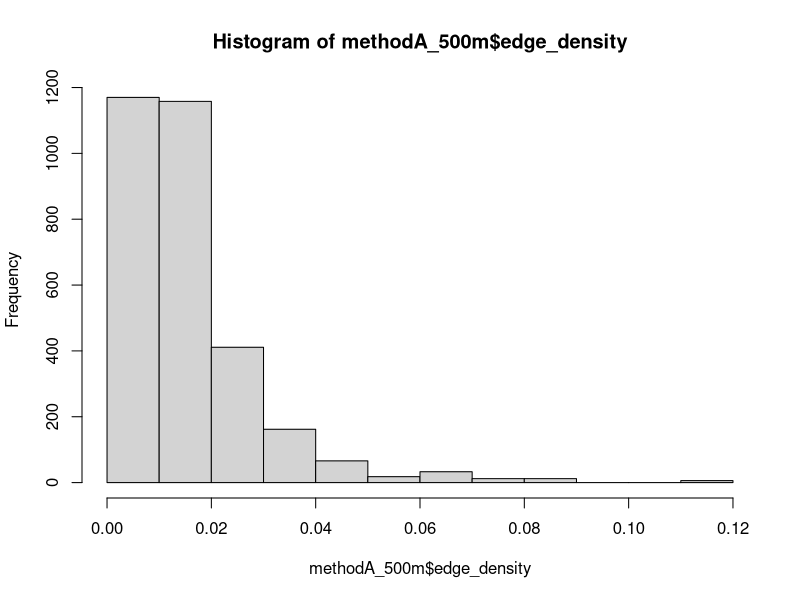

This figure's R source: (Note: this script raises an error after producing the figure.)
# Data preparation 
library(tidyr)
library(dplyr)
library(lubridate)
getwd()


# Load datasets (update file paths as needed)
visit_matrix <- read.csv("1_Data/2yearvisitmatrix.csv")
visits_for_det_covs <- read.csv("1_Data/visitsfordetcovs.csv")

# 500m scale ----------------------------------------------------------------------
habitat_metricsA500 <- read.csv("1_Data/500m/habitat_metrics_hyp1.csv")
habitat_metricsB500 <- read.csv("1_Data/500m/habitat_metrics_hyp2.csv")
habitat_metricsC500 <- read.csv("1_Data/500m/habitat_metrics_hyp3.csv")


# Step 1: Reshape detection history to long format
visit_matrix_long <- visit_matrix %>%
  pivot_longer(cols = starts_with("X"),  # Select columns starting with "X"
               names_to = "visit", 
               values_to = "occupancy") %>%
  mutate(
    year_id = as.numeric(substr(visit, 2, 2)),  # Extract year (1 or 2) from column name
    visit_num = as.numeric(substr(visit, 4, 4))  # Extract visit number (1, 2, or 3)
  ) %>%
  select(gisid, occupancy, year_id, visit_num)  # Keep necessary columns

# Step 2: Merge with detection covariates
visit_with_covs <- visit_matrix_long %>%
  inner_join(
    visits_for_det_covs %>%
      select(gisid, offset, year, surveyid, year_id, visit_num, duration, Easting, Northing, date_time), 
    by = c("gisid", "year_id", "visit_num")
  )
head(visit_with_covs)
str(visit_with_covs)

# Step 3: Duplicate habitat metrics for each visit within the corresponding year 
# so we can create visit specific habitat metrics for the long dataframe that icnludes entire det history
# First, create a mapping between surveyid and gisid using the visit dataframe
site_mapping <- visit_with_covs %>%
  select(surveyid, gisid, year) %>%
  distinct()

# Join this mapping to the habitat metrics to add gisid
habitat_with_sites <- habitat_metricsA500 %>%
  left_join(site_mapping, by = c("surveyid", "survey_yea" = "year"))

# Now create a version of habitat metrics without the surveyid
# This prevents duplicate surveyid values in the final join
habitat_for_join <- habitat_with_sites %>%
  select(-surveyid) %>%
  distinct()

# Finally, join the visit data with habitat metrics using gisid and year
methodA_500m <- visit_with_covs %>%
  left_join(habitat_for_join, by = c("gisid", "year")) %>% 
  select(c(-mean_patch_index)) # remove these covariates because they are riddled with NAs

# Step 4: Remove rows with missing values
methodA_500m <- na.omit(methodA_500m)

# Step 5: Check final dataset structure
print(head(methodA_500m))
print(dim(methodA_500m))
str(methodA_500m)
hist(methodA_500m$edge_density)
# Remove the outlier
methodA_500m <- methodA_500m %>% 
  filter(edge_density < 0.1)

# Function to check if standardization is needed
check_scale <- function(x) {
  mean_val <- mean(x, na.rm = TRUE)
  sd_val <- sd(x, na.rm = TRUE)
  if(abs(mean_val) > 1 || sd_val > 1) return(TRUE)
  return(FALSE)
}

# Prepare data
methodA_500m <- methodA_500m %>%
  mutate(
    # Convert datetime
    date_time = as.POSIXct(date_time, format = "%Y-%m-%d %H:%M"),
    
    # Factorize categorical variables
    survey_year = factor(survey_yea),
    duration = factor(duration),
    
    # Create temporal variables
    julian_date = as.numeric(yday(date_time)),
    time_of_day = as.numeric(hour(date_time) + minute(date_time)/60),
    
    # Standardize continuous landscape metrics
    # Using scale() with center and scale parameters for more control
    prop_habitat_std = scale(prop_habitat, center = TRUE, scale = TRUE)[,1],
    edge_density_std = scale(edge_density, center = TRUE, scale = TRUE)[,1],
    #nlsi_std = scale(nlsi, center = TRUE, scale = TRUE)[,1],
    #core_mn_std = scale(core_mn, center = TRUE, scale = TRUE)[,1],
    
    # Standardize temporal variables
    julian_date_std = scale(julian_date, center = TRUE, scale = TRUE)[,1],
    time_of_day_std = scale(time_of_day, center = TRUE, scale = TRUE)[,1],
    offset = offset
  )

# Check distributions and scaling
summary_stats <- methodA_500m %>%
  summarise(across(ends_with('_std'), 
                   list(mean = ~mean(., na.rm = TRUE),
                        sd = ~sd(., na.rm = TRUE))))

print(summary_stats)
range(methodA_500m$edge_density_std)
range(methodA_500m$prop_habitat_std)
# Check distributions 
hist(methodA_500m$duration)
hist(methodA_500m$julian_date)
hist(methodA_500m$time_of_day)
range(methodA_500m$julian_date) # ranges from 126 to 199 day of year
range(methodA_500m$time_of_day) # ranges from 3am to 10:30am, mainly between 4:30am and 8:30 am 

# Summary statistics for original variables
summary(methodA_500m$edge_density)



# Method B 
# Join this mapping to the habitat metrics to add gisid
habitat_with_sites <- habitat_metricsB500 %>%
  left_join(site_mapping, by = c("surveyid", "survey_yea" = "year"))

# Now create a version of habitat metrics without the surveyid
# This prevents duplicate surveyid values in the final join
habitat_for_join <- habitat_with_sites %>%
  select(-surveyid) %>%
  distinct()

# Finally, join the visit data with habitat metrics using gisid and year
methodB_500m <- visit_with_covs %>%
  left_join(habitat_for_join, by = c("gisid", "year")) %>% 
  select(c(-mean_patch_index)) # remove these covariates because they are riddled with NAs

# Step 4: Remove rows with missing values
methodB_500m <- na.omit(methodB_500m)

# Remove the outlier
methodB_500m <- methodB_500m %>% 
  filter(edge_density < 0.1)

# Step 5: Check final dataset structure
print(head(methodB_500m))
print(dim(methodB_500m))
str(methodB_500m)


# Prepare data
methodB_500m <- methodB_500m %>%
  mutate(
    # Convert datetime
    date_time = as.POSIXct(date_time, format = "%Y-%m-%d %H:%M"),
    
    # Factorize categorical variables
    survey_year = factor(survey_yea),
    duration = factor(duration),
    
    # Create temporal variables
    julian_date = as.numeric(yday(date_time)),
    time_of_day = as.numeric(hour(date_time) + minute(date_time)/60),
    
    # Standardize continuous landscape metrics
    # Using scale() with center and scale parameters for more control
    prop_habitat_std = scale(prop_habitat, center = TRUE, scale = TRUE)[,1],
    edge_density_std = scale(edge_density, center = TRUE, scale = TRUE)[,1],
    #nlsi_std = scale(nlsi, center = TRUE, scale = TRUE)[,1],
    #core_mn_std = scale(core_mn, center = TRUE, scale = TRUE)[,1],
    
    # Standardize temporal variables
    julian_date_std = scale(julian_date, center = TRUE, scale = TRUE)[,1],
    time_of_day_std = scale(time_of_day, center = TRUE, scale = TRUE)[,1],
    offset = offset
    # autocov = scale(autocov, center = TRUE, scale = TRUE)[,1]
  )

# Check distributions and scaling
summary_stats <- methodB_500m %>%
  summarise(across(ends_with('_std'), 
                   list(mean = ~mean(., na.rm = TRUE),
                        sd = ~sd(., na.rm = TRUE))))

print(summary_stats)



# Method C 
# Join this mapping to the habitat metrics to add gisid
habitat_with_sites <- habitat_metricsC500 %>%
  left_join(site_mapping, by = c("surveyid", "survey_yea" = "year"))

# Now create a version of habitat metrics without the surveyid
# This prevents duplicate surveyid values in the final join
habitat_for_join <- habitat_with_sites %>%
  select(-surveyid) %>%
  distinct()

# Finally, join the visit data with habitat metrics using gisid and year
methodC_500m <- visit_with_covs %>%
  left_join(habitat_for_join, by = c("gisid", "year")) %>% 
  select(c(-mean_patch_index)) # remove these covariates because they are riddled with NAs

# Step 4: Remove rows with missing values
methodC_500m <- na.omit(methodC_500m)

# Remove the outlier
methodC_500m <- methodC_500m %>% 
  filter(edge_density < 0.1)

# Step 5: Check final dataset structure
print(head(methodC_500m))
print(dim(methodC_500m))
str(methodC_500m)


# Prepare data
methodC_500m <- methodC_500m %>%
  mutate(
    # Convert datetime
    date_time = as.POSIXct(date_time, format = "%Y-%m-%d %H:%M"),
    
    # Factorize categorical variables
    survey_year = factor(survey_yea),
    duration = factor(duration),
    
    # Create temporal variables
    julian_date = as.numeric(yday(date_time)),
    time_of_day = as.numeric(hour(date_time) + minute(date_time)/60),
    
    # Standardize continuous landscape metrics
    # Using scale() with center and scale parameters for more control
    prop_habitat_std = scale(prop_habitat, center = TRUE, scale = TRUE)[,1],
    edge_density_std = scale(edge_density, center = TRUE, scale = TRUE)[,1],
    #nlsi_std = scale(nlsi, center = TRUE, scale = TRUE)[,1],
    #core_mn_std = scale(core_mn, center = TRUE, scale = TRUE)[,1],
    
    # Standardize temporal variables
    julian_date_std = scale(julian_date, center = TRUE, scale = TRUE)[,1],
    time_of_day_std = scale(time_of_day, center = TRUE, scale = TRUE)[,1],
    offset = offset
    # autocov = scale(autocov, center = TRUE, scale = TRUE)[,1]
  )

# Check distributions and scaling
summary_stats <- methodC_500m %>%
  summarise(across(ends_with('_std'), 
                   list(mean = ~mean(., na.rm = TRUE),
                        sd = ~sd(., na.rm = TRUE))))

print(summary_stats)

# save all those datasets
write.csv(methodA_500m, "1_Data/500m/methodA_glmmdata.csv")
write.csv(methodB_500m, "1_Data/500m/methodB_glmmdata.csv")
write.csv(methodC_500m, "1_Data/500m/methodC_glmmdata.csv")


# 150m scale -------------------------------------------------------------------
habitat_metricsA150 <- read.csv("1_Data/150m/habitat_metrics_hyp1.csv")
habitat_metricsB150 <- read.csv("1_Data/150m/habitat_metrics_hyp2.csv")
habitat_metricsC150 <- read.csv("1_Data/150m/habitat_metrics_hyp3.csv")

# Join this mapping to the habitat metrics to add gisid
habitat_with_sites <- habitat_metricsA150 %>%
  left_join(site_mapping, by = c("surveyid", "survey_yea" = "year"))

# Now create a version of habitat metrics without the surveyid
# This prevents duplicate surveyid values in the final join
habitat_for_join <- habitat_with_sites %>%
  select(-surveyid) %>%
  distinct()

# Finally, join the visit data with habitat metrics using gisid and year
methodA_150m <- visit_with_covs %>%
  left_join(habitat_for_join, by = c("gisid", "year")) %>% 
  select(c(-mean_patch_index)) # remove these covariates because they are riddled with NAs

# Step 4: Remove rows with missing values
methodA_150m <- na.omit(methodA_150m)

# Step 5: Check final dataset structure
print(head(methodA_150m))
print(dim(methodA_150m))

# Check distributions 
hist(methodA_150m$edge_density)
range(methodA_150m$edge_density)
summary(methodA_150m$edge_density)
# Remove the outliers if needed
methodA_150m <- methodA_150m %>% 
 filter(edge_density < 0.4)

# Prepare data
methodA_150m <- methodA_150m %>%
  mutate(
    # Convert datetime
    date_time = as.POSIXct(date_time, format = "%Y-%m-%d %H:%M"),
    
    # Factorize categorical variables
    survey_year = factor(survey_yea),
    duration = factor(duration),
    
    # Create temporal variables
    julian_date = as.numeric(yday(date_time)),
    time_of_day = as.numeric(hour(date_time) + minute(date_time)/60),
    
    # Standardize continuous landscape metrics
    # Using scale() with center and scale parameters for more control
    prop_habitat_std = scale(prop_habitat, center = TRUE, scale = TRUE)[,1],
    edge_density_std = scale(edge_density, center = TRUE, scale = TRUE)[,1],
    #nlsi_std = scale(nlsi, center = TRUE, scale = TRUE)[,1],
    #core_mn_std = scale(core_mn, center = TRUE, scale = TRUE)[,1],
    
    # Standardize temporal variables
    julian_date_std = scale(julian_date, center = TRUE, scale = TRUE)[,1],
    time_of_day_std = scale(time_of_day, center = TRUE, scale = TRUE)[,1],
    offset = offset
  )

# Check distributions and scaling
summary_stats <- methodA_150m %>%
  summarise(across(ends_with('_std'), 
                   list(mean = ~mean(., na.rm = TRUE),
                        sd = ~sd(., na.rm = TRUE))))

print(summary_stats)



# Method B 
# Join this mapping to the habitat metrics to add gisid
habitat_with_sites <- habitat_metricsB150 %>%
  left_join(site_mapping, by = c("surveyid", "survey_yea" = "year"))

# Now create a version of habitat metrics without the surveyid
# This prevents duplicate surveyid values in the final join
habitat_for_join <- habitat_with_sites %>%
  select(-surveyid) %>%
  distinct()

# Finally, join the visit data with habitat metrics using gisid and year
methodB_150m <- visit_with_covs %>%
  left_join(habitat_for_join, by = c("gisid", "year")) %>% 
  select(c(-mean_patch_index)) # remove these covariates because they are riddled with NAs

# Step 4: Remove rows with missing values
methodB_150m <- na.omit(methodB_150m)

# Step 5: Check final dataset structure
print(head(methodB_150m))
print(dim(methodB_150m))
str(methodB_150m)

# Check distributions 
hist(methodB_150m$edge_density)
range(methodB_150m$edge_density)
summary(methodB_150m$edge_density)
# Remove the outliers if needed
methodB_150m <- methodB_150m %>% 
  filter(edge_density < 0.4)


# Prepare data
methodB_150m <- methodB_150m %>%
  mutate(
    # Convert datetime
    date_time = as.POSIXct(date_time, format = "%Y-%m-%d %H:%M"),
    
    # Factorize categorical variables
    survey_year = factor(survey_yea),
    duration = factor(duration),
    
    # Create temporal variables
    julian_date = as.numeric(yday(date_time)),
    time_of_day = as.numeric(hour(date_time) + minute(date_time)/60),
    
    # Standardize continuous landscape metrics
    # Using scale() with center and scale parameters for more control
    prop_habitat_std = scale(prop_habitat, center = TRUE, scale = TRUE)[,1],
    edge_density_std = scale(edge_density, center = TRUE, scale = TRUE)[,1],
    #nlsi_std = scale(nlsi, center = TRUE, scale = TRUE)[,1],
    #core_mn_std = scale(core_mn, center = TRUE, scale = TRUE)[,1],
    
    # Standardize temporal variables
    julian_date_std = scale(julian_date, center = TRUE, scale = TRUE)[,1],
    time_of_day_std = scale(time_of_day, center = TRUE, scale = TRUE)[,1],
    offset = offset
    # autocov = scale(autocov, center = TRUE, scale = TRUE)[,1]
  )

# Check distributions and scaling
summary_stats <- methodB_150m %>%
  summarise(across(ends_with('_std'), 
                   list(mean = ~mean(., na.rm = TRUE),
                        sd = ~sd(., na.rm = TRUE))))

print(summary_stats)



# Method C 
# Join this mapping to the habitat metrics to add gisid
habitat_with_sites <- habitat_metricsC150 %>%
  left_join(site_mapping, by = c("surveyid", "survey_yea" = "year"))

# Now create a version of habitat metrics without the surveyid
# This prevents duplicate surveyid values in the final join
habitat_for_join <- habitat_with_sites %>%
  select(-surveyid) %>%
  distinct()

# Finally, join the visit data with habitat metrics using gisid and year
methodC_150m <- visit_with_covs %>%
  left_join(habitat_for_join, by = c("gisid", "year")) %>% 
  select(c(-mean_patch_index)) # remove these covariates because they are riddled with NAs

# Step 4: Remove rows with missing values
methodC_150m <- na.omit(methodC_150m)

# Step 5: Check final dataset structure
print(head(methodC_150m))
print(dim(methodC_150m))
str(methodC_150m)

# Check distributions 
hist(methodC_150m$edge_density)
range(methodC_150m$edge_density)
summary(methodC_150m$edge_density)
# Remove the outliers if needed
methodC_1000m <- methodC_1000m %>% 
 filter(edge_density < 0.4)

# Prepare data
methodC_150m <- methodC_150m %>%
  mutate(
    # Convert datetime
    date_time = as.POSIXct(date_time, format = "%Y-%m-%d %H:%M"),
    
    # Factorize categorical variables
    survey_year = factor(survey_yea),
    duration = factor(duration),
    
    # Create temporal variables
    julian_date = as.numeric(yday(date_time)),
    time_of_day = as.numeric(hour(date_time) + minute(date_time)/60),
    
    # Standardize continuous landscape metrics
    # Using scale() with center and scale parameters for more control
    prop_habitat_std = scale(prop_habitat, center = TRUE, scale = TRUE)[,1],
    edge_density_std = scale(edge_density, center = TRUE, scale = TRUE)[,1],
    #nlsi_std = scale(nlsi, center = TRUE, scale = TRUE)[,1],
    #core_mn_std = scale(core_mn, center = TRUE, scale = TRUE)[,1],
    
    # Standardize temporal variables
    julian_date_std = scale(julian_date, center = TRUE, scale = TRUE)[,1],
    time_of_day_std = scale(time_of_day, center = TRUE, scale = TRUE)[,1],
    offset = offset
    # autocov = scale(autocov, center = TRUE, scale = TRUE)[,1]
  )

# Check distributions and scaling
summary_stats <- methodC_150m %>%
  summarise(across(ends_with('_std'), 
                   list(mean = ~mean(., na.rm = TRUE),
                        sd = ~sd(., na.rm = TRUE))))

print(summary_stats)

# save all those datasets
write.csv(methodA_150m, "1_Data/150m/methodA_glmmdata.csv")
write.csv(methodB_150m, "1_Data/150m/methodB_glmmdata.csv")
write.csv(methodC_150m, "1_Data/150m/methodC_glmmdata.csv")



# 1000m scale ------------------------------------------------------------------
habitat_metricsA1000 <- read.csv("1_Data/1000m/habitat_metrics_hyp1.csv")
habitat_metricsB1000 <- read.csv("1_Data/1000m/habitat_metrics_hyp2.csv")
habitat_metricsC1000 <- read.csv("1_Data/1000m/habitat_metrics_hyp3.csv")

# Join this mapping to the habitat metrics to add gisid
habitat_with_sites <- habitat_metricsA1000 %>%
  left_join(site_mapping, by = c("surveyid", "survey_yea" = "year"))

# Now create a version of habitat metrics without the surveyid
# This prevents duplicate surveyid values in the final join
habitat_for_join <- habitat_with_sites %>%
  select(-surveyid) %>%
  distinct()

# Finally, join the visit data with habitat metrics using gisid and year
methodA_1000m <- visit_with_covs %>%
  left_join(habitat_for_join, by = c("gisid", "year")) %>% 
  select(c(-mean_patch_index)) # remove these covariates because they are riddled with NAs

# Step 4: Remove rows with missing values
methodA_1000m <- na.omit(methodA_1000m)

# Step 5: Check final dataset structure
print(head(methodA_1000m))
print(dim(methodA_1000m))
str(methodA_1000m)

# Check distributions 
hist(methodA_1000m$edge_density)
range(methodA_1000m$edge_density)
# Remove the outliers if needed
#methodC_1000m <- methodC_1000m %>% 
# filter(edge_density < 0.1)


# Prepare data
methodA_1000m <- methodA_1000m %>%
  mutate(
    # Convert datetime
    date_time = as.POSIXct(date_time, format = "%Y-%m-%d %H:%M"),
    
    # Factorize categorical variables
    survey_year = factor(survey_yea),
    duration = factor(duration),
    
    # Create temporal variables
    julian_date = as.numeric(yday(date_time)),
    time_of_day = as.numeric(hour(date_time) + minute(date_time)/60),
    
    # Standardize continuous landscape metrics
    # Using scale() with center and scale parameters for more control
    prop_habitat_std = scale(prop_habitat, center = TRUE, scale = TRUE)[,1],
    edge_density_std = scale(edge_density, center = TRUE, scale = TRUE)[,1],
    #nlsi_std = scale(nlsi, center = TRUE, scale = TRUE)[,1],
    #core_mn_std = scale(core_mn, center = TRUE, scale = TRUE)[,1],
    
    # Standardize temporal variables
    julian_date_std = scale(julian_date, center = TRUE, scale = TRUE)[,1],
    time_of_day_std = scale(time_of_day, center = TRUE, scale = TRUE)[,1],
    offset = offset
  )

# Check distributions and scaling
summary_stats <- methodA_1000m %>%
  summarise(across(ends_with('_std'), 
                   list(mean = ~mean(., na.rm = TRUE),
                        sd = ~sd(., na.rm = TRUE))))

print(summary_stats)
range(methodA_1000m$edge_density_std)
range(methodA_1000m$prop_habitat_std)

# Summary statistics for original variables
summary(methodA_1000m$edge_density)


# Method B 
# Join this mapping to the habitat metrics to add gisid
habitat_with_sites <- habitat_metricsB1000 %>%
  left_join(site_mapping, by = c("surveyid", "survey_yea" = "year"))

# Now create a version of habitat metrics without the surveyid
# This prevents duplicate surveyid values in the final join
habitat_for_join <- habitat_with_sites %>%
  select(-surveyid) %>%
  distinct()

# Finally, join the visit data with habitat metrics using gisid and year
methodB_1000m <- visit_with_covs %>%
  left_join(habitat_for_join, by = c("gisid", "year")) %>% 
  select(c(-mean_patch_index)) # remove these covariates because they are riddled with NAs


# Step 4: Remove rows with missing values
methodB_1000m <- na.omit(methodB_1000m)

# Check distributions 
hist(methodB_1000m$edge_density)
range(methodB_1000m$edge_density)
# Remove the outliers if needed
#methodC_1000m <- methodC_1000m %>% 
# filter(edge_density < 0.1)


# Step 5: Check final dataset structure
print(head(methodB_1000m))
print(dim(methodB_1000m))
str(methodB_1000m)


# Prepare data
methodB_1000m <- methodB_1000m %>%
  mutate(
    # Convert datetime
    date_time = as.POSIXct(date_time, format = "%Y-%m-%d %H:%M"),
    
    # Factorize categorical variables
    survey_year = factor(survey_yea),
    duration = factor(duration),
    
    # Create temporal variables
    julian_date = as.numeric(yday(date_time)),
    time_of_day = as.numeric(hour(date_time) + minute(date_time)/60),
    
    # Standardize continuous landscape metrics
    # Using scale() with center and scale parameters for more control
    prop_habitat_std = scale(prop_habitat, center = TRUE, scale = TRUE)[,1],
    edge_density_std = scale(edge_density, center = TRUE, scale = TRUE)[,1],
    #nlsi_std = scale(nlsi, center = TRUE, scale = TRUE)[,1],
    #core_mn_std = scale(core_mn, center = TRUE, scale = TRUE)[,1],
    
    # Standardize temporal variables
    julian_date_std = scale(julian_date, center = TRUE, scale = TRUE)[,1],
    time_of_day_std = scale(time_of_day, center = TRUE, scale = TRUE)[,1],
    offset = offset
    # autocov = scale(autocov, center = TRUE, scale = TRUE)[,1]
  )

# Check distributions and scaling
summary_stats <- methodB_1000m %>%
  summarise(across(ends_with('_std'), 
                   list(mean = ~mean(., na.rm = TRUE),
                        sd = ~sd(., na.rm = TRUE))))

print(summary_stats)


# Method C 
# Join this mapping to the habitat metrics to add gisid
habitat_with_sites <- habitat_metricsC1000 %>%
  left_join(site_mapping, by = c("surveyid", "survey_yea" = "year"))

# Now create a version of habitat metrics without the surveyid
# This prevents duplicate surveyid values in the final join
habitat_for_join <- habitat_with_sites %>%
  select(-surveyid) %>%
  distinct()

# Finally, join the visit data with habitat metrics using gisid and year
methodC_1000m <- visit_with_covs %>%
  left_join(habitat_for_join, by = c("gisid", "year")) %>% 
  select(c(-mean_patch_index)) # remove these covariates because they are riddled with NAs

# Step 4: Remove rows with missing values
methodC_1000m <- na.omit(methodC_1000m)

# Check distributions 
hist(methodC_1000m$edge_density)
range(methodC_1000m$edge_density)
# Remove the outliers if needed
#methodC_1000m <- methodC_1000m %>% 
 # filter(edge_density < 0.1)

# Step 5: Check final dataset structure
print(head(methodC_1000m))
print(dim(methodC_1000m))
str(methodC_1000m)


# Prepare data
methodC_1000m <- methodC_1000m %>%
  mutate(
    # Convert datetime
    date_time = as.POSIXct(date_time, format = "%Y-%m-%d %H:%M"),
    
    # Factorize categorical variables
    survey_year = factor(survey_yea),
    duration = factor(duration),
    
    # Create temporal variables
    julian_date = as.numeric(yday(date_time)),
    time_of_day = as.numeric(hour(date_time) + minute(date_time)/60),
    
    # Standardize continuous landscape metrics
    # Using scale() with center and scale parameters for more control
    prop_habitat_std = scale(prop_habitat, center = TRUE, scale = TRUE)[,1],
    edge_density_std = scale(edge_density, center = TRUE, scale = TRUE)[,1],
    #nlsi_std = scale(nlsi, center = TRUE, scale = TRUE)[,1],
    #core_mn_std = scale(core_mn, center = TRUE, scale = TRUE)[,1],
    
    # Standardize temporal variables
    julian_date_std = scale(julian_date, center = TRUE, scale = TRUE)[,1],
    time_of_day_std = scale(time_of_day, center = TRUE, scale = TRUE)[,1],
    offset = offset
    # autocov = scale(autocov, center = TRUE, scale = TRUE)[,1]
  )

# Check distributions and scaling
summary_stats <- methodC_1000m %>%
  summarise(across(ends_with('_std'), 
                   list(mean = ~mean(., na.rm = TRUE),
                        sd = ~sd(., na.rm = TRUE))))

print(summary_stats)

# save all those datasets
write.csv(methodA_1000m, "1_Data/1000m/methodA_glmmdata.csv")
write.csv(methodB_1000m, "1_Data/1000m/methodB_glmmdata.csv")
write.csv(methodC_1000m, "1_Data/1000m/methodC_glmmdata.csv")
